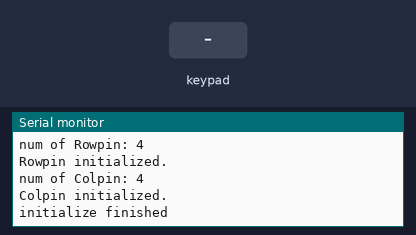
This sketch was run on a simulated Arduino Mega 2560, built with avr-gcc and run on an emulated ATmega2560. Shown: the last lines printed to the serial monitor. Wiring (inferred from the names in the program): 4×4 keypad with keys 1 2 3 A 4 5 6 B 7 8 9 C * 0 # D (labels assumed): rows pin 4, pin 5, pin 7, pin 8; columns pin 10, pin 15, pin 14, pin 16. Inputs (shaded band) come from the test bench.

Above: at 1.2 s.
1.3 s: key '1' pressed
At 2.5 s:
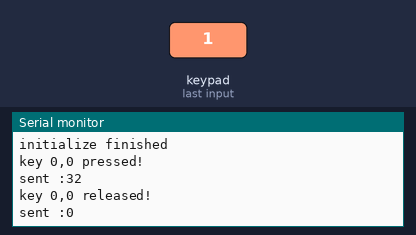
2.8 s: keypad keys 4 5 7 8 pressed 0.4 s apart
At 4.9 s:
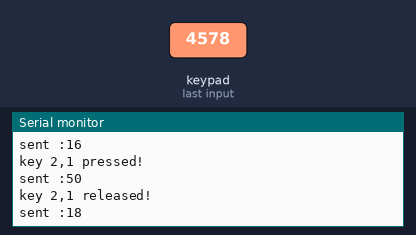
5.9 s: key '2' pressed
At 7.1 s:
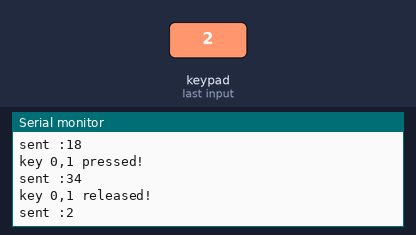
7.4 s: keypad keys 4 5 7 8 # pressed 0.4 s apart
At 9.9 s:
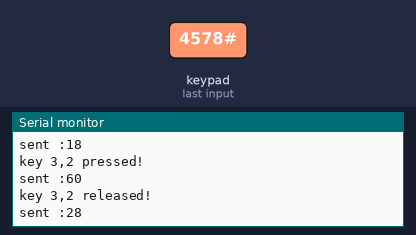
Timing chart, 0 to 11.4 s (numbered marks = the images above; inputs shaded):
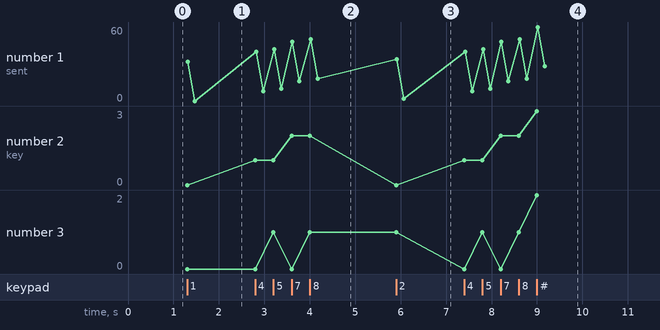

The sketch:

master.ino
```cpp
/*
 * This is a test program for universal16 with external Arduino.
 * Use with keyaki_namiki/led_ctrl/led_ctrl.ino
 *
 */
const int Rowpin[] = {4,5,7,8};
const int Colpin[] = {10,15,14,16};
const int Cols = (sizeof(Rowpin)/sizeof(Rowpin[0]));
const int Rows = (sizeof(Colpin)/sizeof(Colpin[0]));
bool beforeState[Rows][Cols];
bool currentState[Rows][Cols];
byte sendData,readData;
/* data description
 *
 * 0b0000000
 *   _			matrix or renc
 *   if matrix(0)
 *   *_			press or release
 *   **_		master or slave
 *   ***__		matrix position (row)
 *   *****__	matrix position (col)
 *   *******0	blank
 *   if renc(1)
 *   *_			renc0 or renc1
 *   **_		button press or release
 *   ***_		rotate (en/dis)able
 *   ****_		rotate direction
 *   *****000	blank
 */
void setup(){
	Serial.begin(9600);
	Serial1.begin(115200);
	Serial1.write("hello!");
//	while(!Serial);
	Serial.println("Started.");
	for(int i=0;i<Cols;i++){
		pinMode(Rowpin[i],OUTPUT);
	}
	Serial.print("num of Rowpin: ");
	Serial.println(Rows);
	Serial.println("Rowpin initialized.");
	for(int i=0;i<Rows;i++){
		pinMode(Colpin[i],INPUT_PULLUP);
	}
	Serial.print("num of Colpin: ");
	Serial.println(Cols);
	Serial.println("Colpin initialized.");
	for(int i=0;i<Rows;i++){
		for(int j=0;j<Cols;j++){
			currentState[i][j] = HIGH;
			beforeState[i][j] = HIGH;
		}
	}
	Serial.println("initialize finished");
}
void loop(){
	int isPress = 0;
	delay(1);
	for(int i=0;i<Rows;i++){
		digitalWrite(Rowpin[i],LOW);
		for(int j=0;j<Cols;j++){
			currentState[i][j] = digitalRead(Colpin[j]);
			if (currentState[i][j] != beforeState[i][j]){
					Serial.print("key ");
					Serial.print(i);
					Serial.print(",");
					Serial.print(j);
				if(currentState[i][j] == LOW){
					Serial.println(" pressed!");
					isPress = 1;
				} else {
					Serial.println(" released!");
					isPress = 0;
				}
				beforeState[i][j] = currentState[i][j];
				sendData = isPress << 5 | i << 3 | j << 1 | 0 ;
				Serial1.write(sendData);
				Serial.print("sent :");
				Serial.println(sendData);
			}
		}
		digitalWrite(Rowpin[i],HIGH);
	}
}
```

Measured:
- after the input at 1.3 s, the serial monitor: prints a new line at once (image 1)
- after the input at 2.8 s, the serial monitor: prints a new line at once (image 2)
- after the input at 5.9 s, the serial monitor: prints a new line at once (image 3)
- after the input at 7.4 s, the serial monitor: prints a new line at once (image 4)
- plotted number 1: 0 → 18 after the input at 2.8 s, 2 → 28 after the input at 7.4 s
- plotted number 2: 0 → 2 after the input at 2.8 s, 0 → 3 after the input at 7.4 s
- plotted number 3: 0 → 1 after the input at 2.8 s
